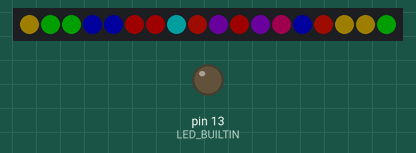
Recording of a program running on a simulated Arduino Nano, built with avr-gcc and run on an emulated ATmega328P. On the bench: 18 RGB LEDs in strip order, left to right, output pins drawn as LEDs (lit = HIGH). Dim RGB values are drawn brighter than linear; random numbers use the default seed unless the program sets one; what the program prints to the serial monitor is not drawn.

Above: at 2.1 s.
At 11.1 s:
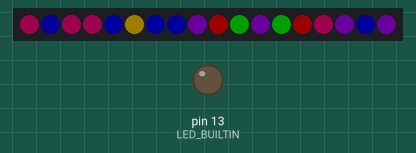
At 26.1 s:
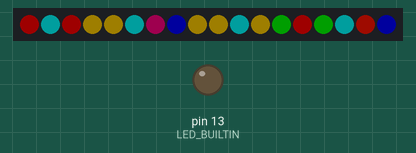
At 29.1 s:
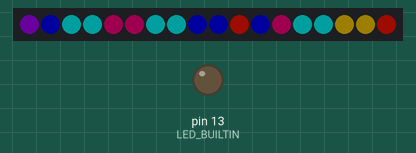
Timing chart, 0 to 30.6 s (numbered marks = the images above):
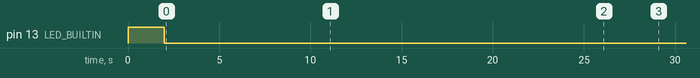

The program:

main.cpp
```cpp
#include <Arduino.h>
#include <SoftwareSerial.h>
// #include <HardwareSerial.h>
#include <Adafruit_NeoPixel.h>
#include "light_effects.h"

#define LED_BUILTIN 13
#define LEDS 8           // Define the GPIO pin connected to the NeoPixel data input
#define NUMPIXELS 18      // range of NeoPixels in the strip //51 possible
#define MAXBRIGHTNESS 0.3 // in percent
#define LED_ON_OFF_BUTTON 2
// Create an instance of the Adafruit_NeoPixel class
Adafruit_NeoPixel strip = Adafruit_NeoPixel(NUMPIXELS, LEDS, NEO_GRB + NEO_KHZ800);

void tempBasedLedFaded(float tempC);
void tempBasedLed(float tempC);
void setBreak();
boolean ledsOn =  0;

void setup()
{
  // debug_init();
  pinMode(LED_BUILTIN, OUTPUT);
  pinMode(LED_ON_OFF_BUTTON, INPUT);

  strip.begin(); // Initialize the strip
  strip.show();  // Initialize all pixels to 'off'
  Serial.begin(9600);

  digitalWrite(LED_BUILTIN, HIGH);
  delay(2000);
  digitalWrite(LED_BUILTIN, LOW);
  Serial.println("Setup is completed.");
}

void loop()
{
//  tempBasedLedFaded(tempC);
//  tempBasedLed(tempC);
  randomChristmasBalls(10, 30);
//   specialFadeEffect(5, 100);
//   if (!digitalRead(LED_ON_OFF_BUTTON) == ledsOn){
//     for (int i = 0; i < strip.numPixels(); i++)
//     {
//       strip.setPixelColor(i, strip.Color(255, 255, 255)); // Rot, gruen, blau = max white
//     }
//     ledsOn = 1;
//   } else {
//     for (int i = 0; i < strip.numPixels(); i++)
//     {
//       strip.setPixelColor(i, strip.Color(0, 0, 0)); // Rot, gruen, blau = max white
//     }
//     ledsOn = 0;
//   }
//   strip.show(); // Update the strip
}

void setBreak()
{
    Serial.println("----------------------------------------------------------------------------------");
}

void tempBasedLedFaded(float tempC)
{
  int red, green, blue, r, g, b;
  float tempRange = tempC - 25; // my range is from 0 - 10 for 25C to 35C.
  if (tempRange >= 10)
  {
    tempRange = 10;
  }
  float floaty = 1024.0 * tempRange / 10.0;
  int colorRange = floaty;

  if (colorRange < 256)
  {
    red = 0;
    green = colorRange;
    blue = 0;
  }
  else if (colorRange < 512)
  {
    red = 0;
    green = 255;
    blue = 256 - (colorRange - 256);
  }
  else if (colorRange < 768)
  {
    red = colorRange - 512;
    green = 255;
    blue = 0;
  }
  else if (colorRange <= 1024)
  {
    red = 255;
    green = 1024 - colorRange;
    blue = 0;
  }
  else
  {
    red = 0;
    green = 0;
    blue = 0;
  }

  r = 1.0 * red * MAXBRIGHTNESS;
  g = 1.0 * green * MAXBRIGHTNESS;
  b = 1.0 * blue * MAXBRIGHTNESS;
  for (int i = 0; i < strip.numPixels(); i++)
  {
    strip.setPixelColor(i, strip.Color(r, g, b)); // Rot, gruen, blau
  }
  strip.show(); // Update the strip

  //  Serial.println("TempRange: " + String(tempRange));
  //  Serial.println("ColorRange: " + String(colorRange));
  //  Serial.println("b = " + String(b) + "blue = " + String(blue));
}

void tempBasedLed(float tempC)
{
  if (tempC <= 28)
  {
    for (int i = 0; i < strip.numPixels(); i++)
    {
      strip.setPixelColor(i, strip.Color(0, 100, 0)); // How t mix blue?
    }
    strip.show(); // Update the strip
  }
  else if (tempC <= 33)
  {
    for (int i = 0; i < strip.numPixels(); i++)
    {
      strip.setPixelColor(i, strip.Color(80, 50, 0)); // How to mix orange?
    }
    strip.show(); // Update the strip
  }
  else if (tempC <= 35)
  {
    for (int i = 0; i < strip.numPixels(); i++)
    {
      strip.setPixelColor(i, strip.Color(100, 0, 0)); // How to mix red?
    }
    strip.show(); // Update the strip
  }
}
```

light_effects.h
```cpp
#ifndef LIGHT_EFFECTS_H_
#define LIGHT_EFFECTS_H_
#include <Adafruit_NeoPixel.h>

extern Adafruit_NeoPixel strip;

void specialFadeEffect(int stepSize, int maxBrightness);
void addAdjustedDelay(int r, int g, int b, int maxBrightness);

void randomChristmasBalls(int speed, int maxBrightness);
void setPixelColorRed(int pixelNumber, int maxBrightness);
void setPixelColorGreen(int pixelNumber, int maxBrightness);
void setPixelColorBlue(int pixelNumber, int maxBrightness);
void setPixelColorOrange(int pixelNumber, int maxBrightness);
void setPixelColorPurple(int pixelNumber, int maxBrightness);
void setPixelColorViolet(int pixelNumber, int maxBrightness);
void setPixelColorCyan(int pixelNumber, int maxBrightness);
void setPixelColorYellow(int pixelNumber, int maxBrightness);

#endif
```

light_effects.cpp
```cpp
#include "light_effects.h"
#include "Arduino.h"
#include <Adafruit_NeoPixel.h>

void specialFadeEffect(int stepSize, int maxBrightness)
{
    static int r = 0;
    static int g = 0;
    static int b = maxBrightness;

    while (r < maxBrightness)
    {
        r = r + stepSize;
        if (r > maxBrightness)
            r = maxBrightness;
        for (int i = 0; i < strip.numPixels(); i++)
        {
            strip.setPixelColor(i, strip.Color(r, g, b)); // Rot, gruen, blau
        }
        strip.show(); // Update the strip

        addAdjustedDelay(r, g, b, maxBrightness);
    }

    while (b > 0)
    {
        b = b - stepSize;
        if (b < 0)
            b = 0;
        for (int i = 0; i < strip.numPixels(); i++)
        {
            strip.setPixelColor(i, strip.Color(r, g, b)); // Rot, gruen, blau
        }
        strip.show(); // Update the strip

        addAdjustedDelay(r, g, b, maxBrightness);
    }

    while (g < maxBrightness)
    {
        g = g + stepSize;
        if (g > maxBrightness)
            g = maxBrightness;
        for (int i = 0; i < strip.numPixels(); i++)
        {
            strip.setPixelColor(i, strip.Color(r, g, b)); // Rot, gruen, blau
        }
        strip.show(); // Update the strip

        addAdjustedDelay(r, g, b, maxBrightness);
    }

    while (r > 0)
    {
        r = r - stepSize;
        if (r < 0)
            r = 0;
        for (int i = 0; i < strip.numPixels(); i++)
        {
            strip.setPixelColor(i, strip.Color(r, g, b)); // Rot, gruen, blau
        }
        strip.show(); // Update the strip

        addAdjustedDelay(r, g, b, maxBrightness);
    }

    while (b < maxBrightness)
    {
        b = b + stepSize;
        if (b > maxBrightness)
            b = maxBrightness;
        for (int i = 0; i < strip.numPixels(); i++)
        {
            strip.setPixelColor(i, strip.Color(r, g, b)); // Rot, gruen, blau
        }
        strip.show(); // Update the strip

        addAdjustedDelay(r, g, b, maxBrightness);
    }

    while (g > 0)
    {
        g = g - stepSize;
        if (g < 0)
            g = 0;
        for (int i = 0; i < strip.numPixels(); i++)
        {
            strip.setPixelColor(i, strip.Color(r, g, b)); // Rot, gruen, blau
        }
        strip.show(); // Update the strip

        addAdjustedDelay(r, g, b, maxBrightness);
    }
}

void addAdjustedDelay(int r, int g, int b, int maxBrightness)
{
    if ((r == maxBrightness && g == 0 && b == 0) || (r == 0 && g == maxBrightness && b == 0) || (r == 0 && g == 0 && b == maxBrightness))
    {
        delay(60);
    }
    else if ((r > 0 && r < 50) || (g > 0 && g < 100) || (b > 0 && b < 50))
    {
        delay(30);
    }
    else
    {
        delay(10);
    }
}

void randomChristmasBalls(int speed, int maxBrightness)
{
    for (int i = 0; i < strip.numPixels(); i++)
    {
        int randomNumber = random(8);
        switch (randomNumber)
        {
        case 0:
            setPixelColorRed(i, maxBrightness);
            break;
        case 1:
            setPixelColorGreen(i, maxBrightness);
            break;
        case 2:
            setPixelColorBlue(i, maxBrightness);
            break;
        case 3:
            setPixelColorOrange(i, maxBrightness);
            break;
        case 4:
            setPixelColorPurple(i, maxBrightness);
            break;
        case 5:
            setPixelColorViolet(i, maxBrightness);
            break;
        case 6:
            setPixelColorCyan(i, maxBrightness);
            break;
        case 7:
            setPixelColorYellow(i, maxBrightness);
            break;
        }
    }
    strip.show();
    delay(3000);
}

void setPixelColorRed(int pixelNumber, int maxBrightness)
{
    strip.setPixelColor(pixelNumber, strip.Color(maxBrightness, 0, 0));
}

void setPixelColorGreen(int pixelNumber, int maxBrightness)
{
    strip.setPixelColor(pixelNumber, strip.Color(0, maxBrightness, 0));
}

void setPixelColorBlue(int pixelNumber, int maxBrightness)
{
    strip.setPixelColor(pixelNumber, strip.Color(0, 0, maxBrightness));
}

void setPixelColorOrange(int pixelNumber, int maxBrightness)
{
    strip.setPixelColor(pixelNumber, strip.Color(maxBrightness, maxBrightness / 11, 0));
}

void setPixelColorPurple(int pixelNumber, int maxBrightness)
{
    strip.setPixelColor(pixelNumber, strip.Color(maxBrightness, 0, maxBrightness / 2));
}

void setPixelColorViolet(int pixelNumber, int maxBrightness)
{
    strip.setPixelColor(pixelNumber, strip.Color(maxBrightness / 1.5, 0, maxBrightness));
}

void setPixelColorCyan(int pixelNumber, int maxBrightness)
{
    strip.setPixelColor(pixelNumber, strip.Color(0, maxBrightness, maxBrightness));
}

void setPixelColorYellow(int pixelNumber, int maxBrightness)
{
    strip.setPixelColor(pixelNumber, strip.Color(maxBrightness, maxBrightness / 1.2, 0));
}
```

Measured:
- what the display in image 0 shows lasts 3.0 s, from 2.0 s to 5.0 s
